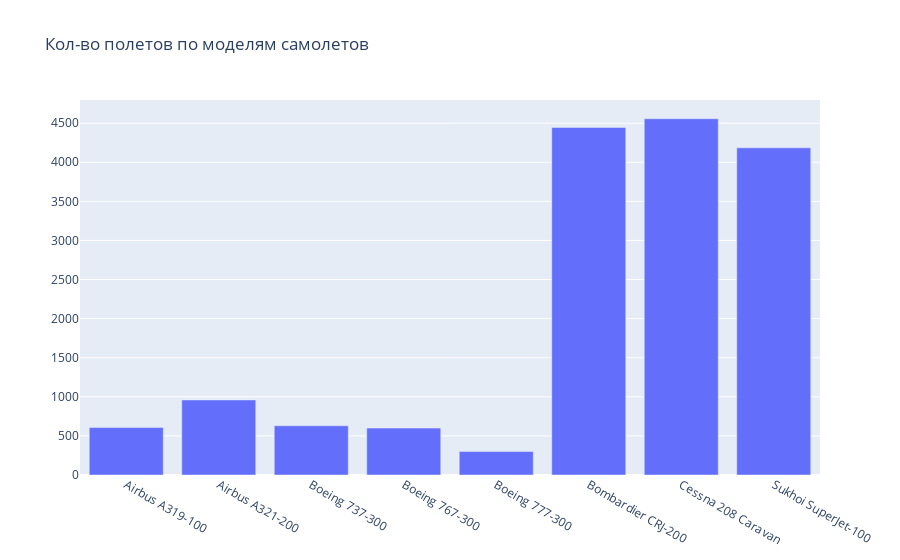

The notebook cell saved with this chart:
### Markdown cell above
<div class="alert alert-success">
<b>Комментарии ревьюера:</b> Здорово, отметил корректность типов данных, это именно то, о чем просили в задании. На будущее - даже если в задании не требуется проверка на пропуски и дубликаты, нужно всегда её делать. Проверка на дубликаты, пропуски, корректность типов это необходимый минимум, который нужно сделать на этапе предоработки данных.  </div>

### Code cell
from plotly.offline import download_plotlyjs, init_notebook_mode, plot, iplot
import plotly.graph_objs as go

init_notebook_mode(connected=True)
trace = go.Bar(x = df_1.model, y = df_1.flights_amount)
layout = go.Layout(title='Кол-во полетов по моделям самолетов')

fig = go.Figure(data = [trace], layout = layout)
iplot(fig)

### Figure 1 — Plotly figure (JSON) as saved in the notebook; plotly's stock layout.template omitted (floating-point values rounded to 4 significant figures)
{"data": [{"type": "bar", "x": ["Airbus A319-100", "Airbus A321-200", "Boeing 737-300", "Boeing 767-300", "Boeing 777-300", "Bombardier CRJ-200", "Cessna 208 Caravan", "Sukhoi SuperJet-100"], "y": [607, 960, 630, 600, 300, 4446, 4557, 4185]}], "layout": {"title": {"text": "Кол-во полетов по моделям самолетов"}}}
